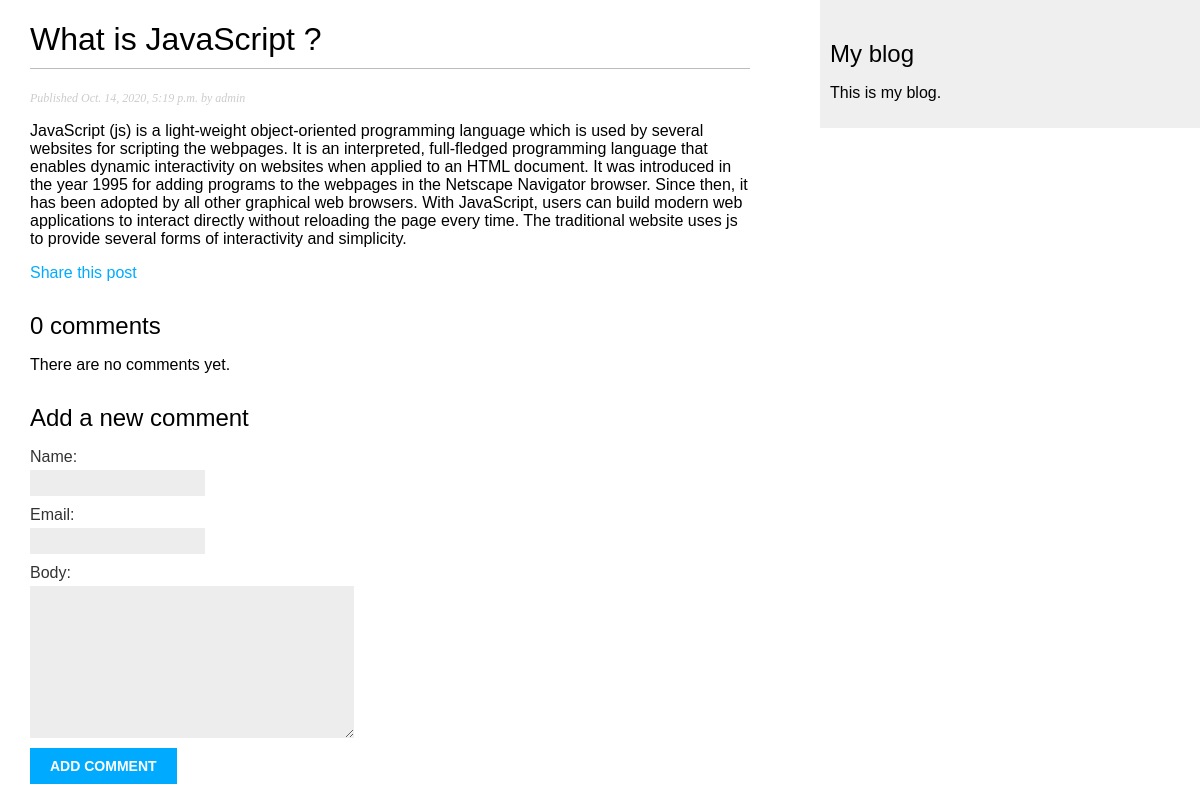
Page /blog/2020/10/14/what-javascript/ on the committed database.
### blog/models.py (models this page shows, shortened)
class Post(models.Model):
    STATUS_CHOICES = (
('draft', 'Draft'),
('published', 'Published'),
)
    title = models.CharField(max_length=250)
    slug = models.SlugField(max_length=250,
    unique_for_date='publish')
    author = models.ForeignKey(User,
    on_delete=models.CASCADE,
    related_name='blog_posts')
    body = models.TextField()
    publish = models.DateTimeField(default=timezone.now)
    created = models.DateTimeField(auto_now_add=True)
    updated = models.DateTimeField(auto_now=True)
    status = models.CharField(max_length=10,
    choices=STATUS_CHOICES,
    default='draft')
    class Meta:
      ordering = ('-publish',)
    objects = models.Manager() # The default manager.
    published = PublishedManager() # Our custom manager.
    """
 Creating a comment system
Building a model
    """

### blog/views.py (the view)
def post_detail(request, year, month, day, post):
    post = get_object_or_404(Post, slug=post,
status='published',
publish__year=year,
publish__month=month,
publish__day=day)
    comments = post.comments.filter(active=True)
    new_comment = None
    if request.method == 'POST':
        comment_form = CommentForm(data=request.POST)
        if comment_form.is_valid():
            new_comment = comment_form.save(commit=False)
            new_comment.post = post
            new_comment.save()
    else:
        comment_form = CommentForm()
    return render(request,
    'blog/post/detail.html',
    {'post': post,
    'comments': comments,
    'new_comment': new_comment,
    'comment_form': comment_form
    })

### blog/forms.py
class CommentForm(forms.ModelForm):
    class Meta:
        model = Comment
        fields = ('name', 'email', 'body')

### blog/templates/blog/post/detail.html (shortened to what this page needs)
{% extends "blog/base.html" %}
{% block content %}
<h1>{{ post.title }}</h1>
<p class="date">
Published {{ post.publish }} by {{ post.author }}
</p>
{{ post.body|linebreaks }}
<p>
    <a href="{% url 'blog:post_share' post.id %}">
    Share this post
    </a>
    </p>
    {% with comments.count as total_comments %}
<h2>
{{ total_comments }} comment{{ total_comments|pluralize }}
</h2>
{% endwith %}
{% for comment in comments %}
<div class="comment">
<p class="info">
Comment {{ forloop.counter }} by {{ comment.name }}
{{ comment.created }}
</p>
{{ comment.body|linebreaks }}
</div>
{% empty %}
<p>There are no comments yet.</p>
{% endfor %}
{% if new_comment %}
<h2>Your comment has been added.</h2>
{% else %}
<h2>Add a new comment</h2>
<form method="post">
{{ comment_form.as_p }}
<p><input type="submit" value="Add comment"></p>
</form>
{% endif %}
{% endblock %}

### blog/static/css/blog.css (style rules this page uses)
body { margin:0; padding:0; font-family:helvetica, sans-serif; }
a { color:#00abff; text-decoration:none; }
h1 { font-weight:normal; border-bottom:1px solid #bbb; padding:0 0 10px 0; }
h2 { font-weight:normal; margin:30px 0 0; }
p.date { color:#ccc; font-family: georgia, serif; font-size: 12px; font-style: italic; }
label { float:left; clear:both; color:#333; margin-bottom:4px; }
input, textarea { clear:both; float:left; margin:0 0 10px; background:#ededed; border:0; padding:6px 10px; font-size:12px; }
input[type=submit] { font-weight:bold; background:#00abff; color:#fff; padding:10px 20px; font-size:14px; text-transform:uppercase; }

### rows in the picture
Post: title "What is JavaScript ?", publish "Oct. 14, 2020, 5:19 p.m.", author "admin", body "JavaScript (js) is a light-weight object-oriented programming language which is used by several websites for scripting the webpages. It is an interpreted, full-fledged programming language that enables dynamic interactivity on websites when applied to an HTML document. It was introduced in the year 1995 for adding programs to the webpages in the Netscape Navigator browser. Since then, it has been adopted by all other graphical web browsers. With JavaScript, users can build modern web applications to interact directly without reloading the page every time. The traditional website uses js to provide several forms of interactivity and simplicity."

### other values in the picture
{{ total_comments }} "0"
